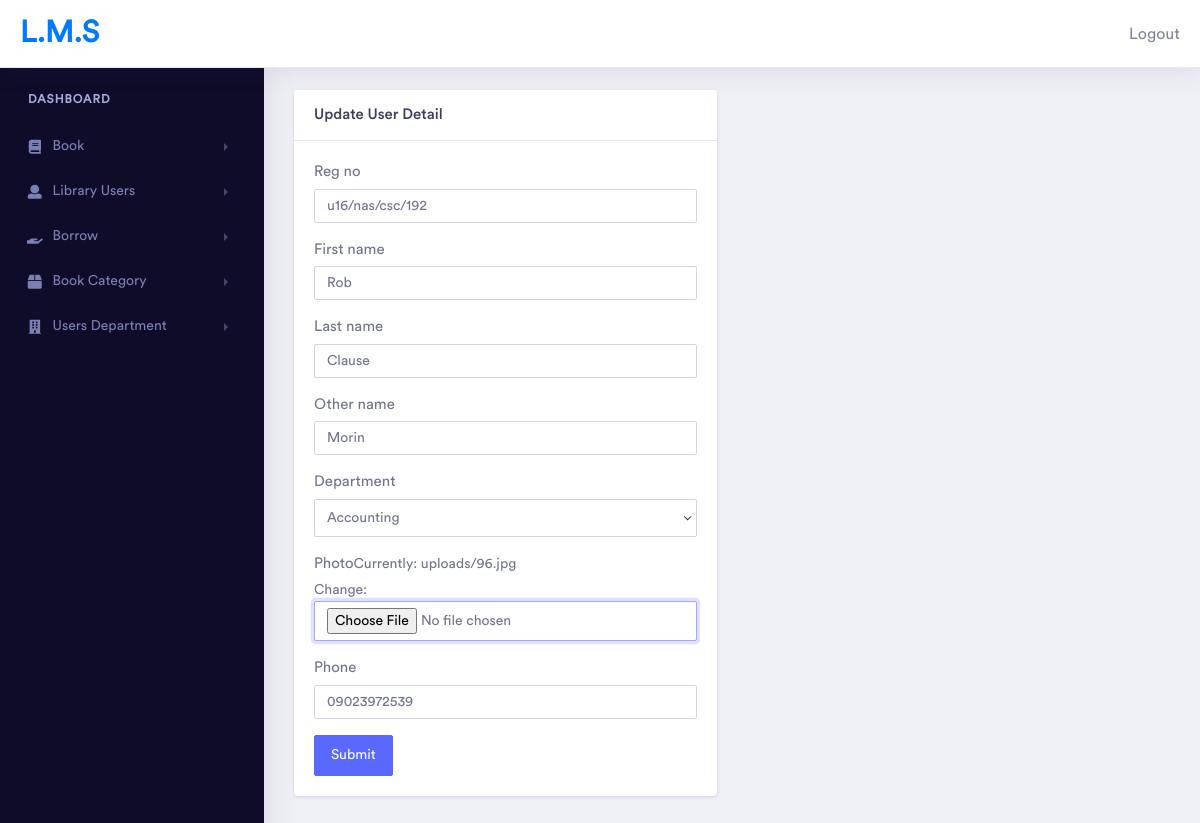
The page /dashboard/user/update/1 (signed in) on the database its author committed.
### core/models.py (models this page shows, shortened)
class LibraryUser(models.Model):
    reg_no = models.CharField(max_length=25)
    first_name = models.CharField(max_length=25)
    last_name = models.CharField(max_length=25)
    other_name = models.CharField(max_length=25)
    department = models.ForeignKey(
        Department, on_delete=models.CASCADE, related_name='department_user')
    photo = models.ImageField(upload_to='uploads')
    phone = models.CharField(max_length=25)
    date_added = models.DateTimeField(auto_now=True)

### core/views.py (the view)
class UserUpdateView(LoginRequiredMixin, UpdateView):
    model = LibraryUser
    template_name = 'dashboard/user/update.html'
    success_url = reverse_lazy('core:user_list')
    fields = ['reg_no', 'first_name', 'last_name',
              'other_name', 'department', 'photo', 'phone']

### core/models.py (called while the page is built)
    def __str__(self):
        return self.name

### core/templates/dashboard/user/update.html (shortened to what this page needs)
{% extends 'dashboard/base.html' %}
{% load bootstrap4 %}
{% block content %}
<div class="row">
    <div class="col-6">
        <div class="card">
            <h5 class="card-header">Update User Detail</h5>
            <div class="card-body">
                <form method="post" class="form" , enctype="multipart/form-data">
                    {% bootstrap_form form %}
                    {% buttons %}
                    <button type="submit" class="btn btn-primary">
                        Submit
                    </button>
                    {% endbuttons %}
                </form>
            </div>
        </div>
    </div>
</div>
{% endblock content %}

### rows shown on the page
LibraryUser: reg_no "u16/nas/csc/192", first_name "Rob", last_name "Clause", other_name "Morin", department "Accounting", phone "09023972539"
